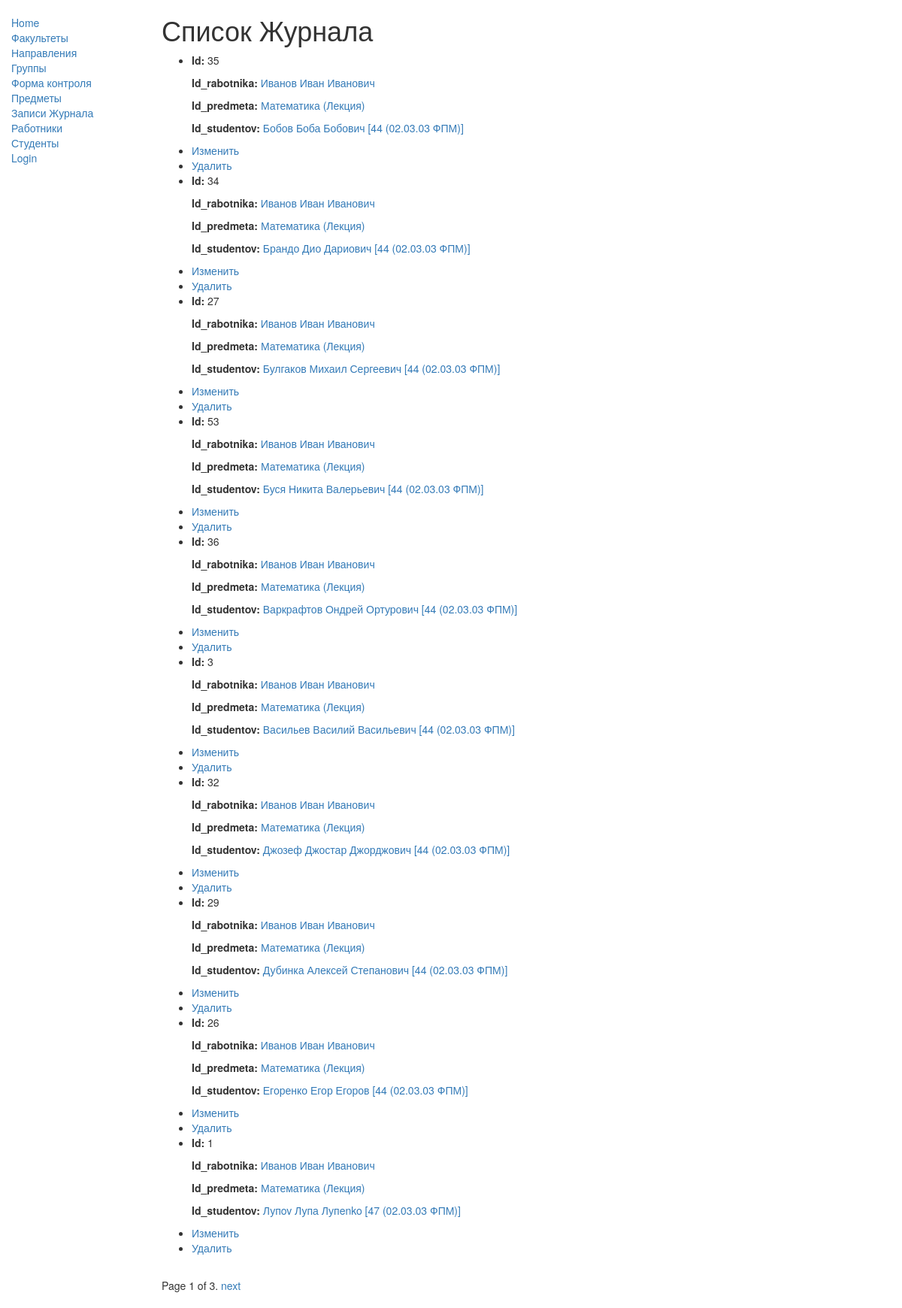
Screenshot of /catalog/jurnals/ with the database file from the repository.
### catalog/models.py (models this page shows, shortened)
class Jurnal(models.Model):
    id = models.AutoField(primary_key=True)
    id_rabotnika = models.ForeignKey('Rabotnik', on_delete=models.PROTECT, null=False) #PROTECT (Вид занятия нельзя будет удалить пока он привязан к какой-то таблице)
    id_predmeta = models.ForeignKey('Predmet', on_delete=models.PROTECT, null=False)
    id_studentov = models.ForeignKey('Studenti', on_delete=models.CASCADE, null=False)
    class Meta:
        ordering = ['id_predmeta','id_rabotnika','id_studentov']

class Rabotnik(models.Model):
    id = models.AutoField(primary_key=True)
    last_name = models.CharField(max_length=100,null=True)
    first_name = models.CharField(max_length=100,null=True)
    middle_name=models.CharField(max_length=100,null=True)
    def __str__(self):
        return '%s %s %s' % (self.last_name,self.first_name,self.middle_name)
    class Meta:
        ordering = ['last_name']

class Predmet(models.Model):
    id = models.AutoField(primary_key=True)
    name_predmeta = models.CharField(max_length=70,help_text="Введите название предмета")
    id_forma_kontrol9 = models.ForeignKey('Forma_kontrol9', on_delete=models.PROTECT, null=False) #PROTECT (Вид занятия нельзя будет удалить пока он привязан к какой-то таблице)
    def __str__(self):
        return '%s (%s)' % (self.name_predmeta,self.id_forma_kontrol9.vid_formi)

class Forma_kontrol9(models.Model):
    id = models.AutoField(primary_key=True)
    vid_formi = models.CharField(max_length=50, help_text="Введите вид занятия (Например лекция, практическое занятие, лабараторное) ")

class Studenti(models.Model):
    id = models.AutoField(primary_key=True)
    last_name = models.CharField(max_length=100,null=True)
    first_name = models.CharField(max_length=100,null=True)
    middle_name = models.CharField(max_length=100,null=True)
    id_groupa = models.ForeignKey('Group', on_delete=models.PROTECT, null=False)
    def __str__(self):
        return '%s %s %s [%s]' % (self.last_name,self.first_name,self.middle_name,
        self.id_groupa)
    class Meta:
        ordering = ['last_name']

class Group(models.Model):
    id = models.AutoField(primary_key=True)
    name_group = models.CharField(max_length=50, help_text="Введите номер (название) группы ")
    id_napravlenie = models.ForeignKey('Napravlenie', on_delete=models.PROTECT, null=False)
    def __str__(self):
        return '%s (%s)' % (self.name_group,self.id_napravlenie)
    class Meta:
        ordering = ['name_group','-id_napravlenie']

class Napravlenie(models.Model):
    id = models.AutoField(primary_key=True)
    name_napravlenie = models.CharField(max_length=100, help_text="Введите номер (название) направления ")
    id_facultet = models.ForeignKey('Facultet', on_delete=models.PROTECT, null=False) #PROTECT (Нельзя будет удалить запись указанной таблицы пока он привязан к какой-то таблице)
    def __str__(self):
        return '%s %s' % (self.name_napravlenie,self.id_facultet.name_faculteta)
    class Meta:
        ordering = ['name_napravlenie']

class Facultet(models.Model):
    id = models.AutoField(primary_key=True)
    name_faculteta = models.CharField(max_length=100, help_text="Введите абривиатуру (название) факультета ")
    class Meta:
        ordering = ['name_faculteta']

### catalog/views.py (the view)
class JurnalListView(generic.ListView):
    model = Jurnal
    paginate_by = 10

### catalog/templates/catalog/jurnal_list.html (shortened to what this page needs)
{% extends "base_generic.html" %}
{% block content %}
    <h1>Список Журнала</h1>
    {% if jurnal_list %}
    <ul>
      {% for jurnal in jurnal_list %}
      <li>
    <p><strong>Id:</strong> {{ jurnal.id }}</p>
    <p><strong>Id_rabotnika:</strong> <a href="{% url 'rabotnik-detail' jurnal.id_rabotnika.pk %}">{{ jurnal.id_rabotnika }}</a></p>
    <p><strong>Id_predmeta:</strong> <a href="{% url 'predmet-detail' jurnal.id_predmeta.pk %}">{{ jurnal.id_predmeta }}</a></p>
    <p><strong>Id_studentov:</strong> <a href="{% url 'studenti-detail' jurnal.id_studentov.pk %}">{{ jurnal.id_studentov }}</a></p>
    <li><a href="{% url 'jurnal_update' jurnal.pk %}">Изменить </a></li>
    <li><a href="{% url 'jurnal_delete' jurnal.pk %}">Удалить</a></li>
      </li>
      {% endfor %}
    </ul>
    {% else %}
      <p>There are no napravlenies in the library.</p>
    {% endif %}
{% endblock %}

### rows the page displays
Jurnal: id "35", id_rabotnika "Иванов Иван Иванович", id_predmeta "Математика (Лекция)", id_studentov "Бобов Боба Бобович [44 (02.03.03 ФПМ)]"
Jurnal: id "34", id_rabotnika "Иванов Иван Иванович", id_predmeta "Математика (Лекция)", id_studentov "Брандо Дио Дариович [44 (02.03.03 ФПМ)]"
Jurnal: id "27", id_rabotnika "Иванов Иван Иванович", id_predmeta "Математика (Лекция)", id_studentov "Булгаков Михаил Сергеевич [44 (02.03.03 ФПМ)]"
Jurnal: id "53", id_rabotnika "Иванов Иван Иванович", id_predmeta "Математика (Лекция)", id_studentov "Буся Никита Валерьевич [44 (02.03.03 ФПМ)]"
Jurnal: id "36", id_rabotnika "Иванов Иван Иванович", id_predmeta "Математика (Лекция)", id_studentov "Варкрафтов Ондрей Ортурович [44 (02.03.03 ФПМ)]"
Jurnal: id "3", id_rabotnika "Иванов Иван Иванович", id_predmeta "Математика (Лекция)", id_studentov "Васильев Василий Васильевич [44 (02.03.03 ФПМ)]"
Jurnal: id "32", id_rabotnika "Иванов Иван Иванович", id_predmeta "Математика (Лекция)", id_studentov "Джозеф Джостар Джорджович [44 (02.03.03 ФПМ)]"
Jurnal: id "29", id_rabotnika "Иванов Иван Иванович", id_predmeta "Математика (Лекция)", id_studentov "Дубинка Алексей Степанович [44 (02.03.03 ФПМ)]"
Jurnal: id "26", id_rabotnika "Иванов Иван Иванович", id_predmeta "Математика (Лекция)", id_studentov "Егоренко Егор Егоров [44 (02.03.03 ФПМ)]"
Jurnal: id "1", id_rabotnika "Иванов Иван Иванович", id_predmeta "Математика (Лекция)", id_studentov "Лупov Лупа Лупenko [47 (02.03.03 ФПМ)]"

### other values shown
{{ page_obj.number }} "1"
{{ page_obj.paginator.num_pages }} "3"
